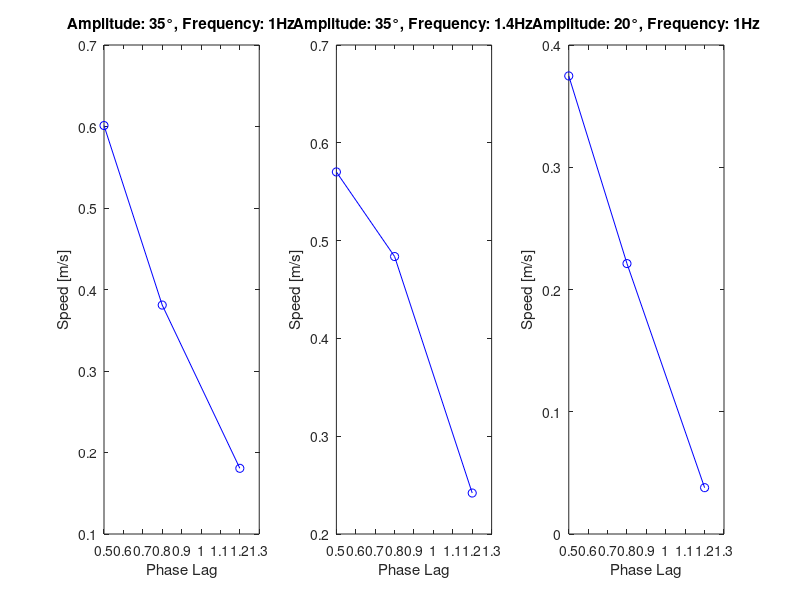

The MATLAB source for this figure:
close all
clear all
clc
speeds1 = [0.6012 , 0.3809 , 0.1806];
speeds2 = [0.5702 , 0.4837 , 0.2419];
speeds3 = [0.3747 , 0.2212 , 0.0379];

phases = [0.5, 0.8, 1.2];


% Plot the first subplot
subplot(1,3,1);
plot(phases, speeds1, "Color",[0, 0, 1], "Marker","o")
title('Amplitude: 35°, Frequency: 1Hz');
xlabel('Phase Lag');
ylabel('Speed [m/s]');

% Plot the second subplot
subplot(1,3,2);
plot(phases, speeds2, "Color",[0, 0, 1], "Marker","o")
title('Amplitude: 35°, Frequency: 1.4Hz');
xlabel('Phase Lag');
ylabel('Speed [m/s]');

% Plot the third subplot
subplot(1,3,3);
plot(phases, speeds3, "Color",[0, 0, 1], "Marker","o")
title('Amplitude: 20°, Frequency: 1Hz');
xlabel('Phase Lag');
ylabel('Speed [m/s]');
